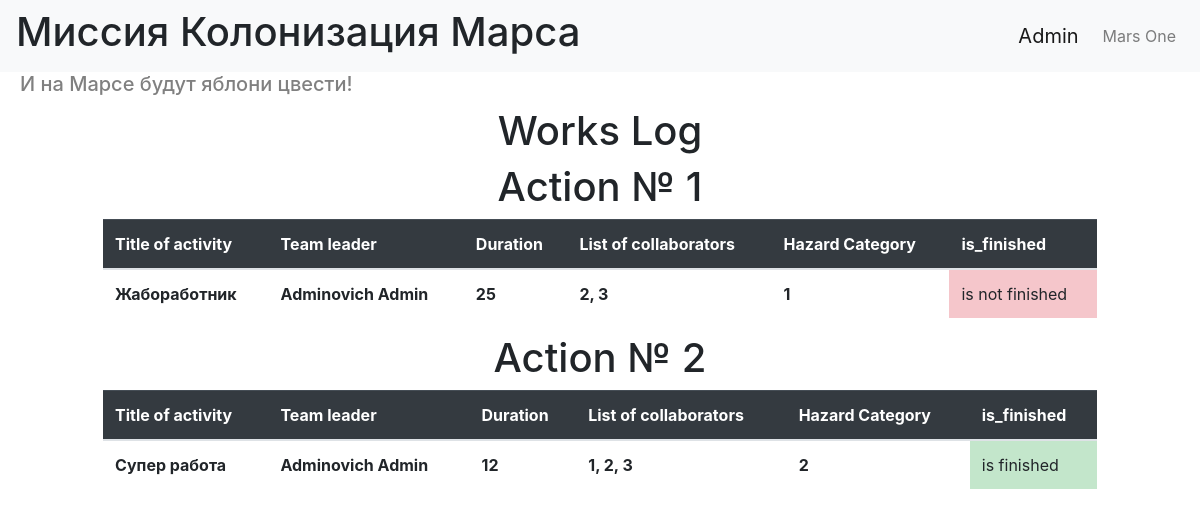
The page / (signed in) on the database its author committed.
### data/users.py (models this page shows, shortened)
class User(SqlAlchemyBase, UserMixin, SerializerMixin):
    __tablename__ = 'users'
    id = sqlalchemy.Column(sqlalchemy.Integer, primary_key=True, autoincrement=True)
    surname = sqlalchemy.Column(sqlalchemy.String)
    name = sqlalchemy.Column(sqlalchemy.String)
    age = sqlalchemy.Column(sqlalchemy.Integer)
    position = sqlalchemy.Column(sqlalchemy.String)
    speciality = sqlalchemy.Column(sqlalchemy.String)
    address = sqlalchemy.Column(sqlalchemy.String)
    email = sqlalchemy.Column(sqlalchemy.String, unique=True)
    hashed_password = sqlalchemy.Column(sqlalchemy.String)
    modified_date = sqlalchemy.Column(sqlalchemy.DateTime, default=datetime.datetime.now)
    jobs = orm.relation('Jobs', back_populates='user')

### data/jobs.py (models this page shows)
class Jobs(SqlAlchemyBase, SerializerMixin):
    __tablename__ = 'jobs'
    id = sqlalchemy.Column(sqlalchemy.Integer, primary_key=True, autoincrement=True)
    team_leader = sqlalchemy.Column(sqlalchemy.Integer, sqlalchemy.ForeignKey("users.id"))
    job = sqlalchemy.Column(sqlalchemy.String)
    work_size = sqlalchemy.Column(sqlalchemy.Integer)
    collaborators = sqlalchemy.Column(sqlalchemy.String)
    start_date = sqlalchemy.Column(sqlalchemy.DateTime, default=datetime.datetime.now)
    end_date = sqlalchemy.Column(sqlalchemy.DateTime, default=datetime.datetime.now)
    is_finished = sqlalchemy.Column(sqlalchemy.Boolean)
    user = orm.relation('User')
    categories = orm.relation("Category",
                              secondary="association",
                              backref="jobs")

### main.py (the view)
@app.route("/")
def main_page():
    db_sess = db_session.create_session()
    jobs = db_sess.query(Jobs).all()
    data = [{'Title of activity': item.job,
             'Team leader': f"{db_sess.query(User).filter(User.id == item.team_leader).first().surname} "
                            f"{db_sess.query(User).filter(User.id == item.team_leader).first().name}",
             'Duration': item.work_size, 'List of collaborators': item.collaborators,
             'Hazard Category': db_sess.query(Category).filter(Category.id == item.id).first().id,
             'is_finished': item.is_finished}
            for item in jobs]
    return render_template("main_page.html", title="Главная страница", data=data)

### data/db_session.py (called while the page is built)
def create_session() -> Session:
    global __factory
    return __factory()

### main.py (called while the page is built)
@login_manager.user_loader
def load_user(user_id):
    db_sess = db_session.create_session()
    return db_sess.query(User).get(user_id)

### templates/main_page.html
{% extends "base.html" %}
{% block content %}
    <form action="">
        <h1>Works Log</h1>
        {% for info in data %}
            <h1>Action № {{ loop.index }}</h1>
            <table class="table">
                <thead class="table-dark">
                    <tr>
                        {% for key in info.keys() %}
                            <th scope="col">{{ key }}</th>
                        {% endfor %}
                    </tr>
                </thead>
                <tbody>
                    <tr>
                        {% for value in info.values() %}
                            {% if loop.index == 6 %}
                                {% if not value %}
                                    <td class="table-danger">is not finished</td>
                                {% else %}
                                    <td class="table-success">is finished</td>
                                {% endif %}
                            {% else %}
                                <th scope="row">{{ value }}</th>
                            {% endif %}
                        {% endfor %}
                    </tr>
                </tbody>
            </table>
        {% endfor %}
    </form>
{% endblock %}

### templates/base.html (shortened to what this page needs)
<!doctype html>
    <html lang="en">
    <head>
        <link rel="stylesheet" type="text/css" href="/static/css/style.css">
        <link rel="stylesheet"
              href="https://stackpath.bootstrapcdn.com/bootstrap/4.4.1/css/bootstrap.min.css"
>
    </head>
    <body>
        <header>
            <nav class="navbar navbar-expand-md navbar-light bg-light">
                <div class="collapse navbar-collapse" id="navbarNav">
                    <ul class="navbar-nav mr-auto">
                        <li class="nav-item active">
                            <h1>Миссия Колонизация Марса</h1>
                        </li>
                    </ul>
                    <ul class="navbar-nav">
                        <li class="nav-item">
                            {% if current_user.is_authenticated %}
                                <a class="navbar-brand" href="/logout">{{ current_user.name }}</a>
                            {% else %}
                                <a class="btn btn-primary " href="/register">Зарегистрироваться</a>
                                <a class="btn btn-success" href="/login">Войти</a>
                            {% endif %}
                        </li>
                    </ul>
                    <ul class="navbar-nav">
                        <li class="nav-item">
                            <a class="nav-link" href="#">Mars One</a>
                        </li>
                    </ul>
                </div>
            </nav>
        </header>
        <h5>И на Марсе будут яблони цвести!</h5>
        <main role="main" class="container">
            {% block content %}{% endblock %}
        </main>
    </body>
</html>

### static/css/style.css (style rules this page uses)
h5 { color: #808080; margin-left: 20px; }
h1 { text-align: center; }
form { margin-left: auto; margin-right: auto; max-width: 1000px; padding: 3px; }

### rows shown on the page
User: name "Admin"
Jobs: keys "Title of activity" "Team leader" "Duration" "List of collaborators" "Hazard Category" "is_finished", job "Жабоработник", values "Adminovich Admin" "25" "1", collaborators "2, 3"
Jobs: keys "Title of activity" "Team leader" "Duration" "List of collaborators" "Hazard Category" "is_finished", job "Супер работа", values "Adminovich Admin" "12" "2", collaborators "1, 2, 3"
